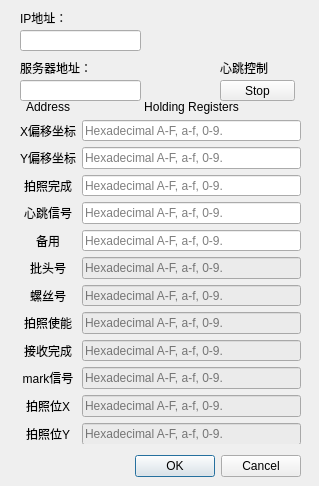
<?xml version="1.0" encoding="UTF-8"?>
<ui version="4.0">
 <class>DialogSetting</class>
 <widget class="QDialog" name="DialogSetting">
  <property name="geometry">
   <rect>
    <x>0</x>
    <y>0</y>
    <width>319</width>
    <height>486</height>
   </rect>
  </property>
  <property name="windowTitle">
   <string>Dialog</string>
  </property>
  <widget class="QDialogButtonBox" name="buttonBox">
   <property name="geometry">
    <rect>
     <x>10</x>
     <y>450</y>
     <width>291</width>
     <height>32</height>
    </rect>
   </property>
   <property name="orientation">
    <enum>Qt::Horizontal</enum>
   </property>
   <property name="standardButtons">
    <set>QDialogButtonBox::Cancel|QDialogButtonBox::Ok</set>
   </property>
  </widget>
  <widget class="QLineEdit" name="TcpAddress">
   <property name="geometry">
    <rect>
     <x>20</x>
     <y>30</y>
     <width>121</width>
     <height>21</height>
    </rect>
   </property>
  </widget>
  <widget class="QLabel" name="label">
   <property name="geometry">
    <rect>
     <x>20</x>
     <y>10</y>
     <width>72</width>
     <height>15</height>
    </rect>
   </property>
   <property name="text">
    <string>IP地址：</string>
   </property>
  </widget>
  <widget class="QLineEdit" name="TcpServer">
   <property name="geometry">
    <rect>
     <x>20</x>
     <y>80</y>
     <width>121</width>
     <height>21</height>
    </rect>
   </property>
  </widget>
  <widget class="QLabel" name="label_2">
   <property name="geometry">
    <rect>
     <x>20</x>
     <y>60</y>
     <width>91</width>
     <height>16</height>
    </rect>
   </property>
   <property name="text">
    <string>服务器地址：</string>
   </property>
  </widget>
  <widget class="QWidget" name="layoutWidget">
   <property name="geometry">
    <rect>
     <x>20</x>
     <y>100</y>
     <width>281</width>
     <height>344</height>
    </rect>
   </property>
   <layout class="QGridLayout" name="gridLayout_3">
    <item row="12" column="1">
     <widget class="QLineEdit" name="holdReg_10">
      <property name="styleSheet">
       <string notr="true">background-color: rgb(235, 235, 235);</string>
      </property>
      <property name="maxLength">
       <number>32767</number>
      </property>
      <property name="placeholderText">
       <string>Hexadecimal A-F, a-f, 0-9.</string>
      </property>
     </widget>
    </item>
    <item row="12" column="0">
     <widget class="QLabel" name="label_21">
      <property name="text">
       <string>拍照位X</string>
      </property>
      <property name="alignment">
       <set>Qt::AlignCenter</set>
      </property>
     </widget>
    </item>
    <item row="14" column="1">
     <widget class="QLineEdit" name="holdReg_11">
      <property name="styleSheet">
       <string notr="true">background-color: rgb(235, 235, 235);</string>
      </property>
      <property name="maxLength">
       <number>32767</number>
      </property>
      <property name="placeholderText">
       <string>Hexadecimal A-F, a-f, 0-9.</string>
      </property>
     </widget>
    </item>
    <item row="1" column="0">
     <widget class="QLabel" name="label_28">
      <property name="text">
       <string>X偏移坐标</string>
      </property>
      <property name="alignment">
       <set>Qt::AlignCenter</set>
      </property>
     </widget>
    </item>
    <item row="3" column="0">
     <widget class="QLabel" name="label_24">
      <property name="text">
       <string>拍照完成</string>
      </property>
      <property name="alignment">
       <set>Qt::AlignCenter</set>
      </property>
     </widget>
    </item>
    <item row="10" column="1">
     <widget class="QLineEdit" name="holdReg_9">
      <property name="styleSheet">
       <string notr="true">background-color: rgb(235, 235, 235);</string>
      </property>
      <property name="maxLength">
       <number>32767</number>
      </property>
      <property name="placeholderText">
       <string>Hexadecimal A-F, a-f, 0-9.</string>
      </property>
     </widget>
    </item>
    <item row="5" column="0">
     <widget class="QLabel" name="label_9">
      <property name="text">
       <string>备用</string>
      </property>
      <property name="alignment">
       <set>Qt::AlignCenter</set>
      </property>
     </widget>
    </item>
    <item row="1" column="1">
     <widget class="QLineEdit" name="holdReg_0">
      <property name="maxLength">
       <number>32767</number>
      </property>
      <property name="placeholderText">
       <string>Hexadecimal A-F, a-f, 0-9.</string>
      </property>
     </widget>
    </item>
    <item row="9" column="1">
     <widget class="QLineEdit" name="holdReg_8">
      <property name="styleSheet">
       <string notr="true">background-color: rgb(235, 235, 235);</string>
      </property>
      <property name="maxLength">
       <number>32767</number>
      </property>
      <property name="placeholderText">
       <string>Hexadecimal A-F, a-f, 0-9.</string>
      </property>
     </widget>
    </item>
    <item row="4" column="0">
     <widget class="QLabel" name="label_17">
      <property name="text">
       <string>心跳信号</string>
      </property>
      <property name="alignment">
       <set>Qt::AlignCenter</set>
      </property>
     </widget>
    </item>
    <item row="10" column="0">
     <widget class="QLabel" name="label_19">
      <property name="text">
       <string>mark信号</string>
      </property>
      <property name="alignment">
       <set>Qt::AlignCenter</set>
      </property>
     </widget>
    </item>
    <item row="2" column="0">
     <widget class="QLabel" name="label_25">
      <property name="text">
       <string>Y偏移坐标</string>
      </property>
      <property name="alignment">
       <set>Qt::AlignCenter</set>
      </property>
     </widget>
    </item>
    <item row="6" column="0">
     <widget class="QLabel" name="label_18">
      <property name="text">
       <string>批头号</string>
      </property>
      <property name="alignment">
       <set>Qt::AlignCenter</set>
      </property>
     </widget>
    </item>
    <item row="8" column="0">
     <widget class="QLabel" name="label_26">
      <property name="text">
       <string>拍照使能</string>
      </property>
      <property name="alignment">
       <set>Qt::AlignCenter</set>
      </property>
     </widget>
    </item>
    <item row="4" column="1">
     <widget class="QLineEdit" name="holdReg_3">
      <property name="maxLength">
       <number>32767</number>
      </property>
      <property name="placeholderText">
       <string>Hexadecimal A-F, a-f, 0-9.</string>
      </property>
     </widget>
    </item>
    <item row="9" column="0">
     <widget class="QLabel" name="label_27">
      <property name="text">
       <string>接收完成</string>
      </property>
      <property name="alignment">
       <set>Qt::AlignCenter</set>
      </property>
     </widget>
    </item>
    <item row="2" column="1">
     <widget class="QLineEdit" name="holdReg_1">
      <property name="maxLength">
       <number>32767</number>
      </property>
      <property name="placeholderText">
       <string>Hexadecimal A-F, a-f, 0-9.</string>
      </property>
     </widget>
    </item>
    <item row="0" column="0">
     <widget class="QLabel" name="address_lable">
      <property name="text">
       <string>Address</string>
      </property>
      <property name="alignment">
       <set>Qt::AlignCenter</set>
      </property>
     </widget>
    </item>
    <item row="7" column="0">
     <widget class="QLabel" name="label_20">
      <property name="text">
       <string>螺丝号</string>
      </property>
      <property name="alignment">
       <set>Qt::AlignCenter</set>
      </property>
     </widget>
    </item>
    <item row="5" column="1">
     <widget class="QLineEdit" name="holdReg_4">
      <property name="maxLength">
       <number>32767</number>
      </property>
      <property name="placeholderText">
       <string>Hexadecimal A-F, a-f, 0-9.</string>
      </property>
     </widget>
    </item>
    <item row="3" column="1">
     <widget class="QLineEdit" name="holdReg_2">
      <property name="maxLength">
       <number>32767</number>
      </property>
      <property name="placeholderText">
       <string>Hexadecimal A-F, a-f, 0-9.</string>
      </property>
     </widget>
    </item>
    <item row="6" column="1">
     <widget class="QLineEdit" name="holdReg_5">
      <property name="styleSheet">
       <string notr="true">background-color: rgb(235, 235, 235);</string>
      </property>
      <property name="maxLength">
       <number>32767</number>
      </property>
      <property name="placeholderText">
       <string>Hexadecimal A-F, a-f, 0-9.</string>
      </property>
     </widget>
    </item>
    <item row="7" column="1">
     <widget class="QLineEdit" name="holdReg_6">
      <property name="styleSheet">
       <string notr="true">background-color: rgb(235, 235, 235);</string>
      </property>
      <property name="maxLength">
       <number>32767</number>
      </property>
      <property name="placeholderText">
       <string>Hexadecimal A-F, a-f, 0-9.</string>
      </property>
     </widget>
    </item>
    <item row="0" column="1">
     <widget class="QLabel" name="holdingRegisters_3">
      <property name="text">
       <string>Holding Registers</string>
      </property>
      <property name="alignment">
       <set>Qt::AlignCenter</set>
      </property>
     </widget>
    </item>
    <item row="8" column="1">
     <widget class="QLineEdit" name="holdReg_7">
      <property name="styleSheet">
       <string notr="true">background-color: rgb(235, 235, 235);</string>
      </property>
      <property name="maxLength">
       <number>32767</number>
      </property>
      <property name="placeholderText">
       <string>Hexadecimal A-F, a-f, 0-9.</string>
      </property>
     </widget>
    </item>
    <item row="14" column="0">
     <widget class="QLabel" name="label_22">
      <property name="text">
       <string>拍照位Y</string>
      </property>
      <property name="alignment">
       <set>Qt::AlignCenter</set>
      </property>
     </widget>
    </item>
   </layout>
  </widget>
  <widget class="QPushButton" name="HeartBeatControl">
   <property name="geometry">
    <rect>
     <x>220</x>
     <y>80</y>
     <width>75</width>
     <height>21</height>
    </rect>
   </property>
   <property name="text">
    <string>Stop</string>
   </property>
  </widget>
  <widget class="QLabel" name="label_3">
   <property name="geometry">
    <rect>
     <x>220</x>
     <y>60</y>
     <width>91</width>
     <height>16</height>
    </rect>
   </property>
   <property name="text">
    <string>心跳控制</string>
   </property>
  </widget>
 </widget>
 <resources/>
 <connections>
  <connection>
   <sender>buttonBox</sender>
   <signal>accepted()</signal>
   <receiver>DialogSetting</receiver>
   <slot>accept()</slot>
   <hints>
    <hint type="sourcelabel">
     <x>248</x>
     <y>254</y>
    </hint>
    <hint type="destinationlabel">
     <x>157</x>
     <y>274</y>
    </hint>
   </hints>
  </connection>
  <connection>
   <sender>buttonBox</sender>
   <signal>rejected()</signal>
   <receiver>DialogSetting</receiver>
   <slot>reject()</slot>
   <hints>
    <hint type="sourcelabel">
     <x>316</x>
     <y>260</y>
    </hint>
    <hint type="destinationlabel">
     <x>286</x>
     <y>274</y>
    </hint>
   </hints>
  </connection>
 </connections>
</ui>
